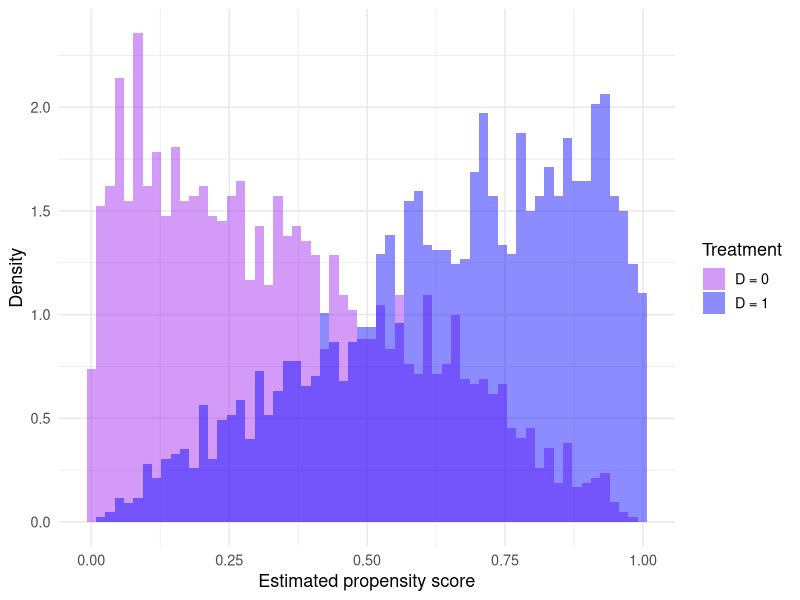
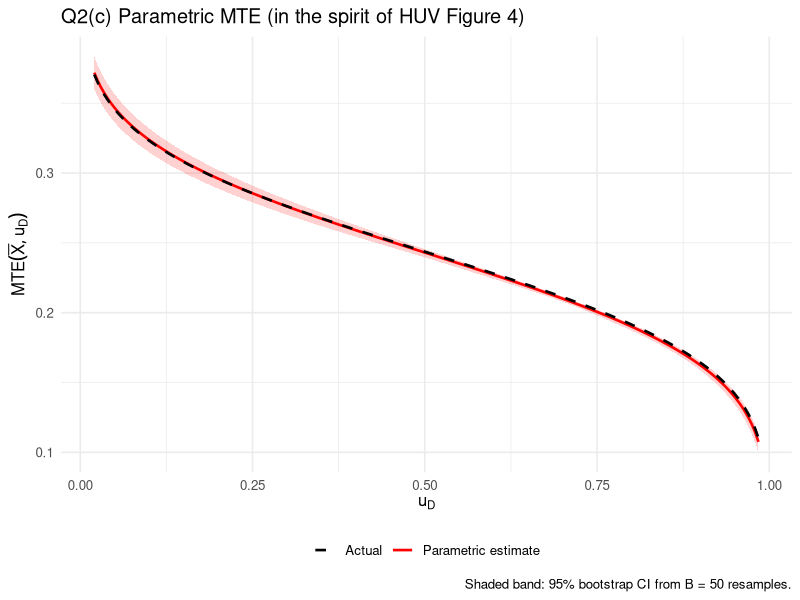
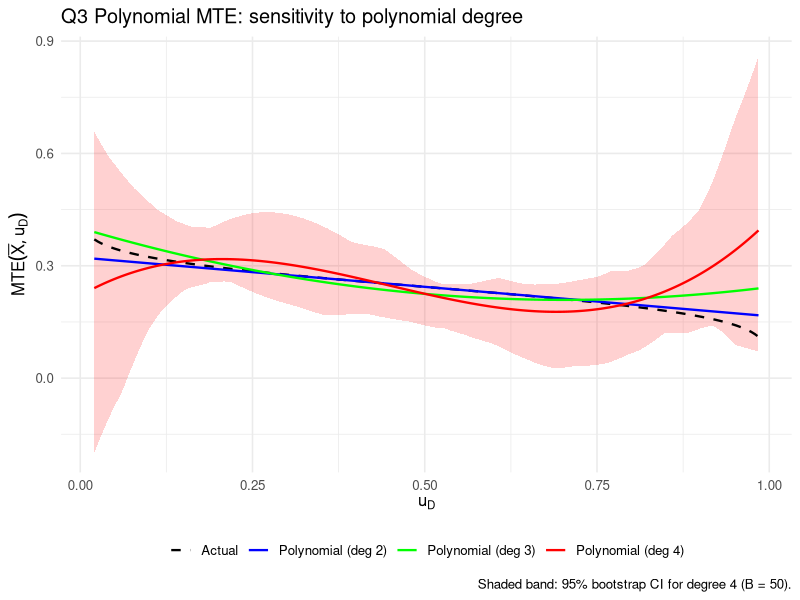
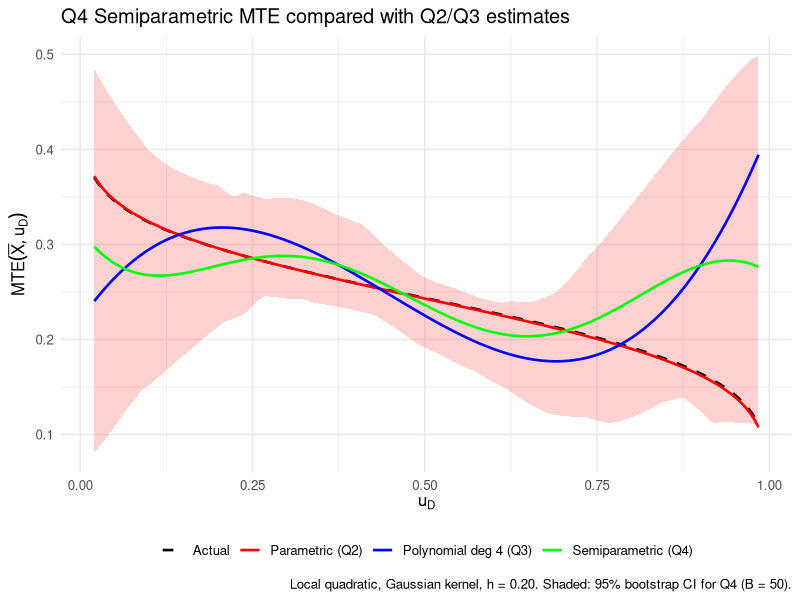
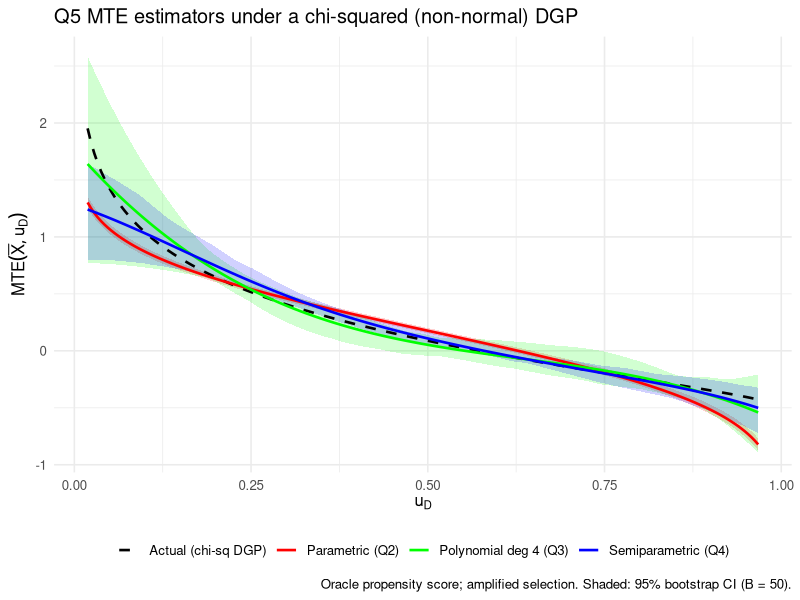

Generate these figures, in order, with R:
## ---- chunk 1
library(tidyverse)
library(ggplot2)
library(knitr)

# Number of bootstrap replications used for confidence ribbons throughout
B <- 50
## ---- chunk 2
# Seed and sample size

    set.seed(34837)
    N <- 5000

# Parameters

    alpha_0 <- 0.02
    alpha_1 <- 0.04
    phi     <- 0.2

    beta_0 <- c(0.5, 0.1)
    beta_1 <- c(0.8, 0.4)

    gamma_0 <- 0.2
    gamma_1 <- 0.3
    gamma_2 <- 0.1

    sigma_1  <- 0.012
    sigma_0  <- -0.05
    sigma_V  <- -1

# Draw covariates and instruments (all mutually independent)
# Variance 4 and 9: sd = √4=2; sd =√9=3

    X1 <- rnorm(N, mean = -2, sd = 2)
    X2 <- rnorm(N, mean =  2, sd = 2)
    Z1 <- rnorm(N, mean = -1, sd = 3)
    Z2 <- rnorm(N, mean =  1, sd = 3)

# Common factor and unobservables

    epsilon <- rnorm(N)
    U1 <- sigma_1 * epsilon
    U0 <- sigma_0 * epsilon
    V  <- sigma_V * epsilon

# Potential outcomes

    Y1 <- alpha_1 + phi + beta_1[1] * X1 + beta_1[2] * X2 + U1
    Y0 <- alpha_0 + beta_0[1] * X1 + beta_0[2] * X2 + U0

# Selection and observed outcome

    latent_index <- gamma_0 + gamma_1 * Z1 + gamma_2 * Z2 - V
    D <- as.integer(latent_index > 0)
    Y <- D * Y1 + (1 - D) * Y0

# Collect into data frame

    data <- tibble(Y, D, Y1, Y0, X1, X2, Z1, Z2, epsilon, U1, U0, V)

    cat("Treatment share:", round(mean(D), 3), "\n")
    cat("Sample size:", N, "\n")
## ---- chunk 3
# Estimate propensity score via probit
ps_model <- glm(D ~ Z1 + Z2, family = binomial(link = "probit"), data = data)

# Store fitted propensity scores
data <- data |> mutate(ps = predict(ps_model, type = "response"))

# Summary of propensity score distribution
summary(data$ps)
## ---- chunk 4
# Visual check: overlaid densities by treatment status
ggplot(data, aes(x = ps, fill = factor(D))) +
  geom_histogram(aes(y = after_stat(density)),
                 bins = 60, alpha = 0.45, position = "identity") +
  labs(x = "Estimated propensity score",
       y = "Density",
       fill = "Treatment") +
  scale_fill_manual(values = c("0" = "purple", "1" = "blue"),
                    labels = c("D = 0", "D = 1")) +
  theme_minimal(base_size = 13)
## ---- chunk 5
# Binned overlap check at 1-percentile resolution
breaks <- seq(0, 1, by = 0.01)

bin_overlap <- data |>
  mutate(bin = cut(ps, breaks = breaks, include.lowest = TRUE)) |>
  count(bin, D) |>
  pivot_wider(names_from = D, values_from = n, values_fill = 0) |>
  rename(untreated = `0`, treated = `1`) |>
  mutate(has_overlap = untreated > 0 & treated > 0)

# Show bins WITHOUT overlap
no_overlap <- bin_overlap |> filter(!has_overlap)

kable(no_overlap,
      caption = "Propensity score bins lacking common support",
      col.names = c("Bin", "Untreated", "Treated", "Overlap"))
## ---- chunk 6
# Continuous support range
support_bins <- bin_overlap |> filter(has_overlap)
cat("Common support region: [",
    min(breaks[breaks >= 0][which(bin_overlap$has_overlap)[1]]),
    ",",
    max(breaks[breaks <= 1][tail(which(bin_overlap$has_overlap), 1) + 1]),
    "]\n")

cat("Number of bins with overlap:",
    sum(bin_overlap$has_overlap), "out of", nrow(bin_overlap), "\n")
## ---- chunk 7
# Build the two inverse-Mills control functions from the estimated
# propensity score

    data <- data |> mutate(
        kappa  = -dnorm(qnorm(ps)) / ps,           # for the D = 1 regression
        lambda =  dnorm(qnorm(ps)) / (1 - ps)      # for the D = 0 regression
    )

# Heckman-style selection-corrected regressions

    fit_D1 <- lm(Y ~ X1 + X2 + kappa,  data = filter(data, D == 1))
    fit_D0 <- lm(Y ~ X1 + X2 + lambda, data = filter(data, D == 0))

# Extract coefficients

    a1phi_hat  <- unname(coef(fit_D1)["(Intercept)"])
    beta_1_hat <- unname(coef(fit_D1)[c("X1", "X2")])
    rho_1_hat  <- unname(coef(fit_D1)["kappa"])

    a0_hat     <- unname(coef(fit_D0)["(Intercept)"])
    beta_0_hat <- unname(coef(fit_D0)[c("X1", "X2")])
    rho_0_hat  <- unname(coef(fit_D0)["lambda"])
## ---- chunk 8
rho_1_true <- sigma_1 * sigma_V / abs(sigma_V)      # -0.012
rho_0_true <- sigma_0 * sigma_V / abs(sigma_V)      #  0.050

q2_tab <- tibble(
  Parameter = c("alpha_1 + phi", "alpha_0",
                "beta_{11}", "beta_{21}",
                "beta_{10}", "beta_{20}",
                "rho_1", "rho_0", "rho_1 - rho_0"),
  True      = c(alpha_1 + phi, alpha_0,
                beta_1[1], beta_1[2],
                beta_0[1], beta_0[2],
                rho_1_true, rho_0_true,
                rho_1_true - rho_0_true),
  Estimate  = c(a1phi_hat, a0_hat,
                beta_1_hat[1], beta_1_hat[2],
                beta_0_hat[1], beta_0_hat[2],
                rho_1_hat, rho_0_hat,
                rho_1_hat - rho_0_hat)
)

kable(q2_tab, digits = 4,
      caption = "Q2(b) parametric estimates versus true values")
## ---- chunk 9
# Common support of the propensity score (matches the overlap region
# identified in Q1's binned check)

    p_lo <- max(min(data$ps[data$D == 1]), min(data$ps[data$D == 0]))
    p_hi <- min(max(data$ps[data$D == 1]), max(data$ps[data$D == 0]))
    u_grid <- seq(p_lo, p_hi, length.out = 200)

# Sample mean of X

    xbar <- c(mean(data$X1), mean(data$X2))

# Estimated and actual MTE

    mte_hat <- (a1phi_hat - a0_hat) +
               sum(xbar * (beta_1_hat - beta_0_hat)) +
               (rho_1_hat - rho_0_hat) * qnorm(u_grid)

    mte_true <- (alpha_1 + phi - alpha_0) +
                sum(xbar * (beta_1 - beta_0)) +
                (rho_1_true - rho_0_true) * qnorm(u_grid)
## ---- chunk 10
# Nonparametric bootstrap CIs for the parametric MTE: resample observations
# with replacement, re-fit the probit propensity score and the two
# selection-corrected regressions, evaluate MTE on the original u_grid

    set.seed(34837)
    mte_boot_param <- matrix(NA_real_, nrow = B, ncol = length(u_grid))

    for (b in seq_len(B)) {
        rs <- sample(nrow(data), replace = TRUE)
        db <- data[rs, ]
        ps_b <- glm(D ~ Z1 + Z2, family = binomial(link = "probit"), data = db)
        db$ps_b     <- predict(ps_b, type = "response")
        db$kappa_b  <- -dnorm(qnorm(db$ps_b)) / db$ps_b
        db$lambda_b <-  dnorm(qnorm(db$ps_b)) / (1 - db$ps_b)

        f1 <- lm(Y ~ X1 + X2 + kappa_b,  data = db, subset = D == 1)
        f0 <- lm(Y ~ X1 + X2 + lambda_b, data = db, subset = D == 0)

        a1phi_b <- coef(f1)["(Intercept)"]
        b1_b    <- coef(f1)[c("X1", "X2")]
        r1_b    <- coef(f1)["kappa_b"]
        a0_b    <- coef(f0)["(Intercept)"]
        b0_b    <- coef(f0)[c("X1", "X2")]
        r0_b    <- coef(f0)["lambda_b"]

        mte_boot_param[b, ] <- (a1phi_b - a0_b) +
                               sum(xbar * (b1_b - b0_b)) +
                               (r1_b - r0_b) * qnorm(u_grid)
    }

    mte_param_lo <- apply(mte_boot_param, 2, quantile, 0.025, na.rm = TRUE)
    mte_param_hi <- apply(mte_boot_param, 2, quantile, 0.975, na.rm = TRUE)
## ---- chunk 11
mte_df <- tibble(
    u  = u_grid,
    Estimate = mte_hat,
    Actual   = mte_true,
    lo = mte_param_lo,
    hi = mte_param_hi
)

ggplot(mte_df, aes(x = u)) +
    geom_ribbon(aes(ymin = lo, ymax = hi), fill = "red", alpha = 0.18) +
    geom_line(aes(y = Estimate, colour = "Parametric estimate"),
              linewidth = 0.9) +
    geom_line(aes(y = Actual, colour = "Actual"),
              linewidth = 0.9, linetype = "dashed") +
    scale_colour_manual(values = c("Parametric estimate" = "red",
                                   "Actual"              = "black")) +
    labs(x = expression(u[D]),
         y = expression(MTE(bar(X), u[D])),
         title = "Q2(c) Parametric MTE (in the spirit of HUV Figure 4)",
         caption = sprintf("Shaded band: 95%% bootstrap CI from B = %d resamples.", B),
         colour = NULL) +
    theme_minimal(base_size = 12) +
    theme(legend.position = "bottom")
## ---- chunk 12
# Helper: fit HUV's Section 5.2 regression with polynomial of degree d

    fit_poly <- function(d, df) {
        ps_terms <- paste0("I(ps^", 1:d, ")", collapse = " + ")
        f <- as.formula(
            paste("Y ~ X1 + X2 + I(X1*ps) + I(X2*ps) +", ps_terms)
        )
        lm(f, data = df)
    }

    fit_q3 <- list(
        d2 = fit_poly(2, data),
        d3 = fit_poly(3, data),
        d4 = fit_poly(4, data)
    )

# Helper: MTE from a fitted polynomial at a grid of u values

    mte_poly <- function(m, u, xbar) {
        cc <- coef(m)
        b1m0 <- c(cc["I(X1 * ps)"], cc["I(X2 * ps)"])
        intercept_X <- sum(xbar * b1m0)

        # Polynomial coefficients phi_i on ps^i, in order i = 1, 2, ...
        phi_names <- paste0("I(ps^", 1:(length(cc) - 5), ")")
        phi <- cc[phi_names]

        vals <- rep(intercept_X, length(u))
        for (i in seq_along(phi)) {
            vals <- vals + i * phi[i] * u^(i - 1)
        }
        as.numeric(vals)
    }
## ---- chunk 13
# Compare the fitted parameters across polynomial degrees

    pull_row <- function(m, nm) {
        cc <- coef(m)
        if (nm %in% names(cc)) unname(cc[nm]) else NA_real_
    }

    q3_coef <- tibble(
        Parameter = c("(Intercept)", "X1", "X2",
                      "I(X1 * ps)", "I(X2 * ps)",
                      "I(ps^1)", "I(ps^2)", "I(ps^3)", "I(ps^4)"),
        `deg 2`   = sapply(q3_coef_names <- c("(Intercept)","X1","X2",
                                              "I(X1 * ps)","I(X2 * ps)",
                                              "I(ps^1)","I(ps^2)","I(ps^3)","I(ps^4)"),
                           pull_row, m = fit_q3$d2),
        `deg 3`   = sapply(q3_coef_names, pull_row, m = fit_q3$d3),
        `deg 4`   = sapply(q3_coef_names, pull_row, m = fit_q3$d4)
    )

    kable(q3_coef, digits = 4,
          caption = "Q3 fitted coefficients across polynomial degrees")
## ---- chunk 14
# ATE at sample mean: integrate MTE(u) over u in (0, 1)
# For a polynomial MTE, this equals x'(beta_1 - beta_0) + sum_i phi_i.

    xbar <- c(mean(data$X1), mean(data$X2))

    ate_from_poly <- function(m) {
        cc <- coef(m)
        b1m0 <- c(cc["I(X1 * ps)"], cc["I(X2 * ps)"])
        phi_names <- grep("^I\\(ps\\^", names(cc), value = TRUE)
        sum(xbar * b1m0) + sum(cc[phi_names])
    }

    q3_ate <- tibble(
        Degree = c("deg 2", "deg 3", "deg 4"),
        ATE    = sapply(fit_q3, ate_from_poly),
        Truth  = 0.22
    )

    kable(q3_ate, digits = 4,
          caption = "Q3 ATE integrated from the estimated MTE")
## ---- chunk 15
# Bootstrap CI for the polynomial MTE at the preferred degree (4).
# Multi-degree comparison curves are kept ribbon-free below to keep the
# sensitivity plot readable.

    set.seed(34837)
    mte_boot_poly <- matrix(NA_real_, nrow = B, ncol = length(u_grid))

    for (b in seq_len(B)) {
        rs <- sample(nrow(data), replace = TRUE)
        db <- data[rs, ]
        ps_b <- glm(D ~ Z1 + Z2, family = binomial(link = "probit"), data = db)
        db$ps <- predict(ps_b, type = "response")
        fit_b <- fit_poly(4, db)
        mte_boot_poly[b, ] <- mte_poly(fit_b, u_grid, xbar)
    }

    mte_poly_lo <- apply(mte_boot_poly, 2, quantile, 0.025, na.rm = TRUE)
    mte_poly_hi <- apply(mte_boot_poly, 2, quantile, 0.975, na.rm = TRUE)
## ---- chunk 16
# Actual MTE at the sample mean of X (same formula as Q2(c))

    mte_true <- (alpha_1 + phi - alpha_0) +
                sum(xbar * (beta_1 - beta_0)) +
                (rho_1_true - rho_0_true) * qnorm(u_grid)

# Assemble the plot data frame

    mte_df_q3 <- bind_rows(
        tibble(u = u_grid, MTE = mte_true,
               Curve = "Actual"),

        tibble(u = u_grid,
               MTE = mte_poly(fit_q3$d2, u_grid, xbar),
               Curve = "Polynomial (deg 2)"),

        tibble(u = u_grid,
               MTE = mte_poly(fit_q3$d3, u_grid, xbar),
               Curve = "Polynomial (deg 3)"),

        tibble(u = u_grid,
               MTE = mte_poly(fit_q3$d4, u_grid, xbar),
               Curve = "Polynomial (deg 4)")
    )

# Bootstrap ribbon attached to the degree-4 estimate

    ribbon_df <- tibble(u = u_grid, lo = mte_poly_lo, hi = mte_poly_hi)

    ggplot() +
        geom_ribbon(data = ribbon_df, aes(x = u, ymin = lo, ymax = hi),
                    fill = "red", alpha = 0.18) +
        geom_line(data = mte_df_q3,
                  aes(x = u, y = MTE, colour = Curve, linetype = Curve),
                  linewidth = 0.8) +
        scale_colour_manual(values = c("Actual"               = "black",
                                       "Polynomial (deg 2)"   = "blue",
                                       "Polynomial (deg 3)"   = "green",
                                       "Polynomial (deg 4)"   = "red")) +
        scale_linetype_manual(values = c("Actual"             = "dashed",
                                         "Polynomial (deg 2)" = "solid",
                                         "Polynomial (deg 3)" = "solid",
                                         "Polynomial (deg 4)" = "solid")) +
        labs(x = expression(u[D]),
             y = expression(MTE(bar(X), u[D])),
             title = "Q3 Polynomial MTE: sensitivity to polynomial degree",
             caption = sprintf("Shaded band: 95%% bootstrap CI for degree 4 (B = %d).", B)) +
        theme_minimal(base_size = 12) +
        theme(legend.position = "bottom", legend.title = element_blank())
## ---- chunk 17
# Step 1: reuse the degree-4 polynomial from Q3

    fit_step1 <- fit_q3$d4
    cc        <- coef(fit_step1)
    a0_s      <- unname(cc["(Intercept)"])
    b0_s      <- unname(cc[c("X1", "X2")])
    b1m0_s    <- unname(c(cc["I(X1 * ps)"], cc["I(X2 * ps)"]))

# Step 2: residualise Y

    data <- data |> mutate(
        Y_tilde = Y - a0_s - X1 * b0_s[1] - X2 * b0_s[2] -
                  (X1 * b1m0_s[1] + X2 * b1m0_s[2]) * ps
    )

# Step 3: local quadratic regression of Y_tilde on ps
# Gaussian kernel, bandwidth h. At each evaluation point p0:
#   regress Y_tilde on (ps - p0) + (ps - p0)^2 with weights
#   w_i = phi((ps_i - p0)/h). The coefficient on the linear term
#   is the estimated derivative dK/dp at p0.

    local_deriv <- function(p0, x, y, h) {
        w  <- dnorm((x - p0) / h)
        dx <- x - p0
        fit <- lm(y ~ dx + I(dx^2), weights = w)
        unname(coef(fit)["dx"])
    }

    h_q4 <- 0.20
## ---- chunk 18
# Compute derivative estimates on the common-support grid from Q2/Q3

    deriv_est <- sapply(u_grid, local_deriv,
                        x = data$ps, y = data$Y_tilde, h = h_q4)

# Step 4: MTE at the sample mean of X

    mte_semi <- sum(xbar * b1m0_s) + deriv_est

# ATE as the average of MTE over the grid (uniform weight on u)

    ate_semi <- mean(mte_semi, na.rm = TRUE)

# Bandwidth sensitivity

    bw_grid <- c(0.10, 0.15, 0.20, 0.25, 0.30)

    bw_tab <- tibble(
        bandwidth = bw_grid,
        `MTE at u = 0.25` = sapply(bw_grid, function(h)
            sum(xbar * b1m0_s) +
            local_deriv(0.25, data$ps, data$Y_tilde, h)),
        `MTE at u = 0.50` = sapply(bw_grid, function(h)
            sum(xbar * b1m0_s) +
            local_deriv(0.50, data$ps, data$Y_tilde, h)),
        `MTE at u = 0.75` = sapply(bw_grid, function(h)
            sum(xbar * b1m0_s) +
            local_deriv(0.75, data$ps, data$Y_tilde, h))
    )

    kable(bw_tab, digits = 4,
          caption = "Q4 sensitivity of the semiparametric MTE to the bandwidth h")
## ---- chunk 19
# Bootstrap CI for the semiparametric (Section 7) MTE: resample,
# re-fit Step 1 polynomial, residualise, re-run local quadratic on u_grid

    set.seed(34837)
    mte_boot_semi <- matrix(NA_real_, nrow = B, ncol = length(u_grid))

    for (b in seq_len(B)) {
        rs <- sample(nrow(data), replace = TRUE)
        db <- data[rs, ]
        ps_b <- glm(D ~ Z1 + Z2, family = binomial(link = "probit"), data = db)
        db$ps <- predict(ps_b, type = "response")

        # Step 1 polynomial degree 4 on the bootstrap sample
        fit_b   <- fit_poly(4, db)
        cc_b    <- coef(fit_b)
        a0_b    <- unname(cc_b["(Intercept)"])
        b0_b    <- unname(cc_b[c("X1", "X2")])
        b1m0_b  <- unname(c(cc_b["I(X1 * ps)"], cc_b["I(X2 * ps)"]))

        # Step 2 residualise
        db$Y_tilde <- db$Y - a0_b - db$X1 * b0_b[1] - db$X2 * b0_b[2] -
                      (db$X1 * b1m0_b[1] + db$X2 * b1m0_b[2]) * db$ps

        # Step 3 local quadratic, Gaussian kernel, h_q4 (= 0.20)
        deriv_b <- sapply(u_grid, local_deriv,
                          x = db$ps, y = db$Y_tilde, h = h_q4)

        mte_boot_semi[b, ] <- sum(xbar * b1m0_b) + deriv_b
    }

    mte_semi_lo <- apply(mte_boot_semi, 2, quantile, 0.025, na.rm = TRUE)
    mte_semi_hi <- apply(mte_boot_semi, 2, quantile, 0.975, na.rm = TRUE)
## ---- chunk 20
# Build the comparison data frame

    mte_df_q4 <- bind_rows(
        tibble(u = u_grid, MTE = mte_true,
               Curve = "Actual"),

        tibble(u = u_grid, MTE = mte_hat,
               Curve = "Parametric (Q2)"),

        tibble(u = u_grid, MTE = mte_poly(fit_q3$d4, u_grid, xbar),
               Curve = "Polynomial deg 4 (Q3)"),

        tibble(u = u_grid, MTE = mte_semi,
               Curve = "Semiparametric (Q4)")
    )

    ribbon_q4 <- tibble(u = u_grid, lo = mte_semi_lo, hi = mte_semi_hi)

    ggplot() +
        geom_ribbon(data = ribbon_q4, aes(x = u, ymin = lo, ymax = hi),
                    fill = "red", alpha = 0.18) +
        geom_line(data = mte_df_q4,
                  aes(x = u, y = MTE, colour = Curve, linetype = Curve),
                  linewidth = 0.9) +
        scale_colour_manual(values = c("Actual"                = "black",
                                       "Parametric (Q2)"       = "red",
                                       "Polynomial deg 4 (Q3)" = "blue",
                                       "Semiparametric (Q4)"   = "green")) +
        scale_linetype_manual(values = c("Actual"              = "dashed",
                                         "Parametric (Q2)"     = "solid",
                                         "Polynomial deg 4 (Q3)" = "solid",
                                         "Semiparametric (Q4)" = "solid")) +
        labs(x = expression(u[D]),
             y = expression(MTE(bar(X), u[D])),
             title = "Q4 Semiparametric MTE compared with Q2/Q3 estimates",
             caption = sprintf("Local quadratic, Gaussian kernel, h = %.2f. Shaded: 95%% bootstrap CI for Q4 (B = %d).",
                               h_q4, B)) +
        theme_minimal(base_size = 12) +
        theme(legend.position = "bottom", legend.title = element_blank())
## ---- chunk 21
# Non-normal DGP: keep X, Z from Q1; new eps and new sigma xxloadings

    sigma_1_q5 <- 0.3
    sigma_0_q5 <- -0.3
    sigma_V_q5 <- -1     # same as Q1

    set.seed(34837)
    eps_q5 <- (rchisq(N, df = 3) - 3) / sqrt(6)

    U1_q5 <- sigma_1_q5 * eps_q5
    U0_q5 <- sigma_0_q5 * eps_q5
    V_q5  <- sigma_V_q5 * eps_q5

    Y1_q5 <- alpha_1 + phi + beta_1[1]*X1 + beta_1[2]*X2 + U1_q5
    Y0_q5 <- alpha_0       + beta_0[1]*X1 + beta_0[2]*X2 + U0_q5
    D_q5  <- as.integer(gamma_0 + gamma_1*Z1 + gamma_2*Z2 - V_q5 > 0)
    Y_q5  <- D_q5 * Y1_q5 + (1 - D_q5) * Y0_q5

# Oracle (true) propensity score given the chi-squared DGP

    F_V_cdf <- function(v) {
        arg <- 3 - v * sqrt(6)
        pmax(0, pmin(1, 1 - pchisq(arg, df = 3)))
    }
    ps_true <- F_V_cdf(gamma_0 + gamma_1 * Z1 + gamma_2 * Z2)

    data_q5 <- tibble(Y = Y_q5, D = D_q5, X1, X2, Z1, Z2, ps = ps_true)

    cat("Treatment share: ", round(mean(D_q5), 3), "\n",
        "ps range:        [", round(min(ps_true), 3), ", ",
                               round(max(ps_true), 3), "]\n", sep = "")
## ---- chunk 22
# ---- Parametric (HUV Section 5.1) ----
# Uses the inverse-Mills formulas based on the normality assumption;
# these are misspecified under the chi-squared DGP.

    data_q5 <- data_q5 |> mutate(
        kappa  = -dnorm(qnorm(ps)) / ps,
        lambda =  dnorm(qnorm(ps)) / (1 - ps)
    )

    fit_D1_q5 <- lm(Y ~ X1 + X2 + kappa,  data = filter(data_q5, D == 1))
    fit_D0_q5 <- lm(Y ~ X1 + X2 + lambda, data = filter(data_q5, D == 0))

    a1phi_q5_p <- unname(coef(fit_D1_q5)["(Intercept)"])
    beta_1_q5p <- unname(coef(fit_D1_q5)[c("X1", "X2")])
    rho_1_q5p  <- unname(coef(fit_D1_q5)["kappa"])
    a0_q5_p    <- unname(coef(fit_D0_q5)["(Intercept)"])
    beta_0_q5p <- unname(coef(fit_D0_q5)[c("X1", "X2")])
    rho_0_q5p  <- unname(coef(fit_D0_q5)["lambda"])

# -- Polynomial (HUV Section 5.2), degree 4 ----

    fit_poly4_q5 <- fit_poly(4, data_q5)

# ---- Semiparametric (HUV Section 7) ----
# Step 2: residualise with the degree-4 polynomial coefficients
# Step 3: local quadratic, Gaussian kernel, h = 0.20

    cc_q5     <- coef(fit_poly4_q5)
    a0_s_q5   <- unname(cc_q5["(Intercept)"])
    b0_s_q5   <- unname(cc_q5[c("X1", "X2")])
    b1m0_s_q5 <- unname(c(cc_q5["I(X1 * ps)"], cc_q5["I(X2 * ps)"]))

    data_q5 <- data_q5 |> mutate(
        Y_tilde = Y - a0_s_q5 - X1 * b0_s_q5[1] - X2 * b0_s_q5[2] -
                  (X1 * b1m0_s_q5[1] + X2 * b1m0_s_q5[2]) * ps
    )

# Common support (with oracle ps it is essentially all of (0, 1))

    p_lo_q5 <- max(min(data_q5$ps[data_q5$D == 1]),
                   min(data_q5$ps[data_q5$D == 0]))
    p_hi_q5 <- min(max(data_q5$ps[data_q5$D == 1]),
                   max(data_q5$ps[data_q5$D == 0]))
    u_grid_q5 <- seq(p_lo_q5, p_hi_q5, length.out = 200)
    xbar_q5   <- c(mean(data_q5$X1), mean(data_q5$X2))

# True MTE under the chi-squared DGP
# MTE(x, u_D) = x'(beta_1 - beta_0) + (rho_1 - rho_0) * F_V^{-1}(u_D)
# with F_V^{-1}(u) = -(qchisq(1-u, 3) - 3)/sqrt(6)

    rho_1_true_q5 <- sigma_1_q5 * sigma_V_q5 / abs(sigma_V_q5)
    rho_0_true_q5 <- sigma_0_q5 * sigma_V_q5 / abs(sigma_V_q5)
    F_V_inv_q5    <- function(u) -(qchisq(1 - u, df = 3) - 3) / sqrt(6)

    mte_truth_q5 <- (alpha_1 + phi - alpha_0) +
                    sum(xbar_q5 * (beta_1 - beta_0)) +
                    (rho_1_true_q5 - rho_0_true_q5) * F_V_inv_q5(u_grid_q5)

# Estimator curves on the same grid

    mte_parametric_q5 <- (a1phi_q5_p - a0_q5_p) +
                         sum(xbar_q5 * (beta_1_q5p - beta_0_q5p)) +
                         (rho_1_q5p - rho_0_q5p) * qnorm(u_grid_q5)

    mte_polynomial_q5 <- mte_poly(fit_poly4_q5, u_grid_q5, xbar_q5)

    deriv_est_q5 <- sapply(u_grid_q5, local_deriv,
                           x = data_q5$ps, y = data_q5$Y_tilde, h = h_q4)
    mte_semipar_q5 <- sum(xbar_q5 * b1m0_s_q5) + deriv_est_q5
## ---- chunk 23
pull_mte <- function(v, u) v[which.min(abs(u_grid_q5 - u))]

q5_tab <- tibble(
    `u_D`        = c(0.10, 0.25, 0.50, 0.75, 0.90, NA),
    Description  = c(rep("MTE", 5), "ATE (mean over grid)"),
    Actual       = c(sapply(c(0.10, 0.25, 0.50, 0.75, 0.90),
                            function(u) pull_mte(mte_truth_q5, u)),
                     mean(mte_truth_q5)),
    Parametric   = c(sapply(c(0.10, 0.25, 0.50, 0.75, 0.90),
                            function(u) pull_mte(mte_parametric_q5, u)),
                     mean(mte_parametric_q5)),
    Polynomial   = c(sapply(c(0.10, 0.25, 0.50, 0.75, 0.90),
                            function(u) pull_mte(mte_polynomial_q5, u)),
                     mean(mte_polynomial_q5)),
    Semiparam    = c(sapply(c(0.10, 0.25, 0.50, 0.75, 0.90),
                            function(u) pull_mte(mte_semipar_q5, u)),
                     mean(mte_semipar_q5, na.rm = TRUE))
)

kable(q5_tab, digits = 4,
      caption = "Q5 MTE and ATE comparison under the chi-squared DGP")
## ---- chunk 24
# Bootstrap CIs for all three estimators on the chi-squared DGP. Resample
# rows of data_q5; recompute the oracle propensity score from the
# resampled (Z1, Z2); rebuild kappa, lambda, polynomial fit, and the
# residualised semiparametric estimator on each resample.

    set.seed(34837)
    K <- length(u_grid_q5)
    mte_boot_param_q5 <- matrix(NA_real_, nrow = B, ncol = K)
    mte_boot_poly_q5  <- matrix(NA_real_, nrow = B, ncol = K)
    mte_boot_semi_q5  <- matrix(NA_real_, nrow = B, ncol = K)

    for (b in seq_len(B)) {
        rs <- sample(nrow(data_q5), replace = TRUE)
        db <- data_q5[rs, ]

        # Oracle propensity score on the resampled (Z1, Z2)
        db$ps <- F_V_cdf(gamma_0 + gamma_1 * db$Z1 + gamma_2 * db$Z2)

        # ---- Parametric ----
        db$kappa  <- -dnorm(qnorm(db$ps)) / db$ps
        db$lambda <-  dnorm(qnorm(db$ps)) / (1 - db$ps)
        f1 <- lm(Y ~ X1 + X2 + kappa,  data = db, subset = D == 1)
        f0 <- lm(Y ~ X1 + X2 + lambda, data = db, subset = D == 0)

        a1phi_b <- coef(f1)["(Intercept)"]
        b1_b    <- coef(f1)[c("X1", "X2")]
        r1_b    <- coef(f1)["kappa"]
        a0_b    <- coef(f0)["(Intercept)"]
        b0_b    <- coef(f0)[c("X1", "X2")]
        r0_b    <- coef(f0)["lambda"]

        mte_boot_param_q5[b, ] <- (a1phi_b - a0_b) +
                                  sum(xbar_q5 * (b1_b - b0_b)) +
                                  (r1_b - r0_b) * qnorm(u_grid_q5)

        # ---- Polynomial degree 4 ----
        fit_b <- fit_poly(4, db)
        mte_boot_poly_q5[b, ] <- mte_poly(fit_b, u_grid_q5, xbar_q5)

        # ---- Semiparametric ----
        cc_b   <- coef(fit_b)
        a0_sb  <- unname(cc_b["(Intercept)"])
        b0_sb  <- unname(cc_b[c("X1", "X2")])
        b1m0_sb <- unname(c(cc_b["I(X1 * ps)"], cc_b["I(X2 * ps)"]))
        db$Y_tilde <- db$Y - a0_sb - db$X1 * b0_sb[1] - db$X2 * b0_sb[2] -
                      (db$X1 * b1m0_sb[1] + db$X2 * b1m0_sb[2]) * db$ps
        deriv_b <- sapply(u_grid_q5, local_deriv,
                          x = db$ps, y = db$Y_tilde, h = h_q4)
        mte_boot_semi_q5[b, ] <- sum(xbar_q5 * b1m0_sb) + deriv_b
    }

    qci <- function(M) list(
        lo = apply(M, 2, quantile, 0.025, na.rm = TRUE),
        hi = apply(M, 2, quantile, 0.975, na.rm = TRUE)
    )
    ci_param_q5 <- qci(mte_boot_param_q5)
    ci_poly_q5  <- qci(mte_boot_poly_q5)
    ci_semi_q5  <- qci(mte_boot_semi_q5)
## ---- chunk 25
mte_df_q5 <- bind_rows(
    tibble(u = u_grid_q5, MTE = mte_truth_q5,     Curve = "Actual (chi-sq DGP)"),
    tibble(u = u_grid_q5, MTE = mte_parametric_q5, Curve = "Parametric (Q2)"),
    tibble(u = u_grid_q5, MTE = mte_polynomial_q5, Curve = "Polynomial deg 4 (Q3)"),
    tibble(u = u_grid_q5, MTE = mte_semipar_q5,   Curve = "Semiparametric (Q4)")
)

ribbons_q5 <- bind_rows(
    tibble(u = u_grid_q5, lo = ci_param_q5$lo, hi = ci_param_q5$hi, Curve = "Parametric (Q2)"),
    tibble(u = u_grid_q5, lo = ci_poly_q5$lo,  hi = ci_poly_q5$hi,  Curve = "Polynomial deg 4 (Q3)"),
    tibble(u = u_grid_q5, lo = ci_semi_q5$lo,  hi = ci_semi_q5$hi,  Curve = "Semiparametric (Q4)")
)

ggplot() +
    geom_ribbon(data = ribbons_q5,
                aes(x = u, ymin = lo, ymax = hi, fill = Curve), alpha = 0.18) +
    geom_line(data = mte_df_q5,
              aes(x = u, y = MTE, colour = Curve, linetype = Curve),
              linewidth = 0.9) +
    scale_colour_manual(values = c("Actual (chi-sq DGP)"    = "black",
                                   "Parametric (Q2)"        = "red",
                                   "Polynomial deg 4 (Q3)"  = "green",
                                   "Semiparametric (Q4)"    = "blue")) +
    scale_fill_manual(values = c("Parametric (Q2)"          = "red",
                                 "Polynomial deg 4 (Q3)"    = "green",
                                 "Semiparametric (Q4)"      = "blue"),
                      guide = "none") +
    scale_linetype_manual(values = c("Actual (chi-sq DGP)"   = "dashed",
                                     "Parametric (Q2)"       = "solid",
                                     "Polynomial deg 4 (Q3)" = "solid",
                                     "Semiparametric (Q4)"   = "solid")) +
    labs(x = expression(u[D]),
         y = expression(MTE(bar(X), u[D])),
         title = "Q5 MTE estimators under a chi-squared (non-normal) DGP",
         caption = sprintf("Oracle propensity score; amplified selection. Shaded: 95%% bootstrap CI (B = %d).", B)) +
    theme_minimal(base_size = 12) +
    theme(legend.position = "bottom", legend.title = element_blank())
